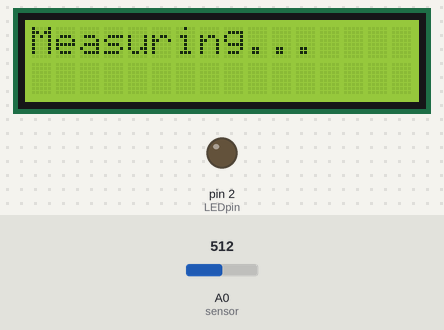
A sketch run on a simulated Arduino Uno, built with avr-gcc and run on an emulated ATmega328P. Parts: 16×2 character LCD, output pins drawn as LEDs (lit = HIGH). The inputs (shaded band) are chosen by the test bench; at power-on: A0 (sensor) = 512.

Above: at 0.2 s.
At 2.3 s:
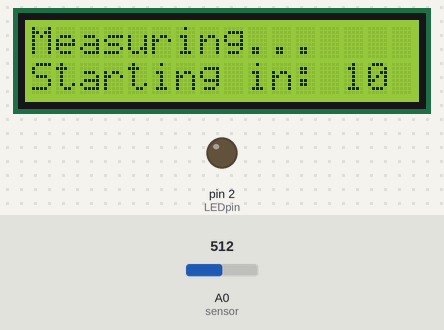
At 13.5 s:
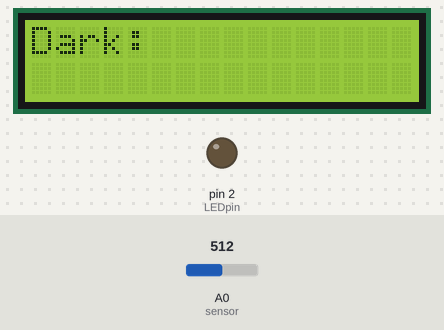
At 27.6 s:
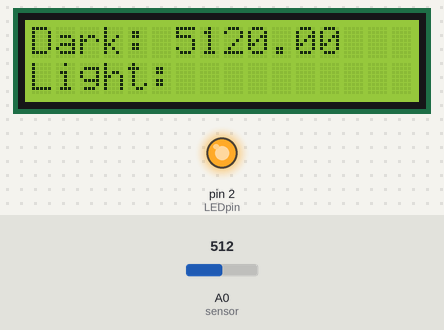
Timing chart, 0 to 40.0 s (numbered marks = the images above):
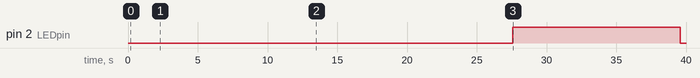

The sketch:

measure_v2.ino
```cpp
#include <Wire.h>
#include <LiquidCrystal_I2C.h>
// Set the LCD address to 0x27 for a 16 chars and 2 line display
LiquidCrystal_I2C lcd(0x3F, 16, 2);

float darksig = 0;
float lightsig = 0;
float total = 0;

int sensor = A0;  // output pin of OPT101 attached to Analog 0
int LEDpin = 2;    // LED + attached to D2

int counter = 0;

void setup() {
  Serial.begin(9600);
  delay(100);
  // initialize the LCD
  lcd.begin();
  // Turn on the blacklight and print a message.
  lcd.backlight();
  lcd.print("Measuring...");

  pinMode (2, OUTPUT); //for cell 1 LED
  delay(1000);
}

void loop() {
  delay(1000);
  counter = 10;
  for (int dummy = 0; dummy < 10; dummy++)
  {
    lcd.clear();
    lcd.print("Measuring...");
    lcd.setCursor(0, 1);
    lcd.print("Starting in: ");
    lcd.print(counter);
    counter = abs(counter - 1);
    delay(1000);
  }
  measurement(10);

  delay(100);
}

void measurement(int multiplier) {
  darksig = 0;
  delay(1000);
  lcd.clear();
  lcd.print("Dark: ");
  delay(1000);
  digitalWrite(LEDpin, LOW); //ensures cell 1 LED is off!!!!
  for (int dummy = 0; dummy < multiplier; dummy++)
  {
    delay(500);
    darksig = abs(darksig + analogRead(sensor));
    delay(500);
  }
  delay(1000);
  lcd.print(darksig);
  delay(2000);

  lcd.setCursor(0, 1);
  lcd.print("Light: ");

  lightsig = 0;
  delay(100);
  digitalWrite(LEDpin, HIGH); //turns exp LED on
  delay(1000);
  for (int dummy = 0; dummy < multiplier; dummy++)
  {
    delay(500);
    lightsig = (lightsig + analogRead(sensor));
    delay(500);
  }
  delay(1000);
  digitalWrite(LEDpin, LOW); //ensures cell 1 LED is off!!!!

  lcd.print(lightsig);
  total = abs(lightsig - darksig);

  delay(1000);
  Serial.print("cell_1");
  Serial.print(',');
  Serial.print(darksig);
  Serial.print(',');
  Serial.print(lightsig);
  Serial.print(',');
  Serial.print(total);
  Serial.print('\n');
}
```

Measured:
- by itself, pin 2 (LEDpin): LOW → HIGH at 27.6 s, → LOW 12.0 s later
- what the display in image 0 shows lasts 2.0 s, from 0.2 s to 2.2 s
- what the display in image 1 shows lasts 1.0 s, from 2.2 s to 3.2 s
- what the display in image 2 shows lasts 12.0 s, from 13.5 s to 25.5 s
